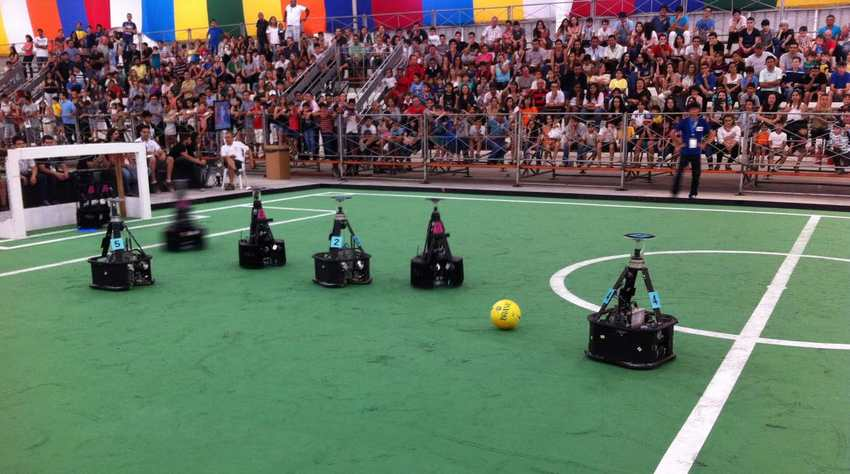
#> input picture TP_Vision/robocup.png, 850 x 474 px
$ python test.py
#> lines starting #> are read from the running program, lines starting #| are printed output that depends on the picture; after the words box and inside, x2 and y2 are one past the last pixel; in counts of white or black regions, pixels touching at a corner belong together
import cv2
print(cv2.__version__)
import numpy as np
img = cv2.imread("robocup.png")
#> img is the input picture: shape (474, 850, 3); mean B, G, R 95.4, 111.4, 99.1
#cv2.imshow('RoboCup␣image', img)
cv2.waitKey(0)
img = cv2.cvtColor(img, cv2.COLOR_BGR2RGB)
B, G, R = cv2.split(img)
blue_img = cv2.merge([B, np.zeros_like(B), np.zeros_like(B)])
# [8 lines of commented-out code are left out]

imagehsv = cv2.cvtColor(img, cv2.COLOR_BGR2HSV)
#> imagehsv: shape (474, 850, 3); mean H, S, V 85.7, 93.3, 126.9
H, S, V = cv2.split(imagehsv)
# [5 lines of commented-out code are left out]
cv2.waitKey(0)

hauteur = img.shape[0]
#> hauteur = 474
largeur = img.shape[1]
#> largeur = 850

#Filtre Jaune
lower_yellow = np.array([80, 100, 100]) #code hsv
upper_yellow = np.array([100,255,255])
imagemaskyellow = cv2.inRange(imagehsv, lower_yellow, upper_yellow)
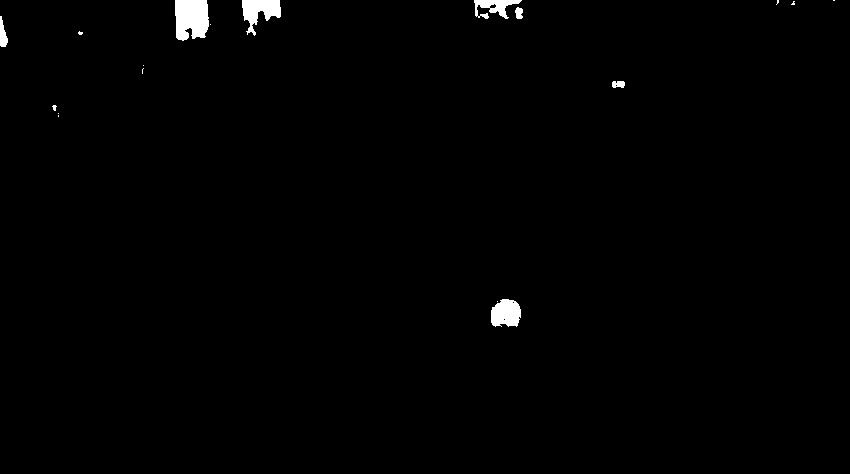
#> imagemaskyellow: shape (474, 850); 0.86% white; 18 white regions (11 under 20 px), largest, box (x1, y1, x2, y2) and area: (175, 0, 209, 41) 1202, (242, 0, 281, 36) 754, (491, 299, 521, 327) 678
yellow_filtered_img = cv2.bitwise_and(img, img, mask=imagemaskyellow)
#cv2.imshow("Image␣Masque␣Jaune", yellow_filtered_img)
cv2.waitKey(0)

image_jaune = np.zeros((hauteur, largeur, 3), dtype=np.uint8)
image_jaune[:, :, 1] = 255
image_jaune[:, :, 2] = 255

yellow_filtered_img = cv2.bitwise_and(image_jaune, image_jaune, mask=imagemaskyellow)
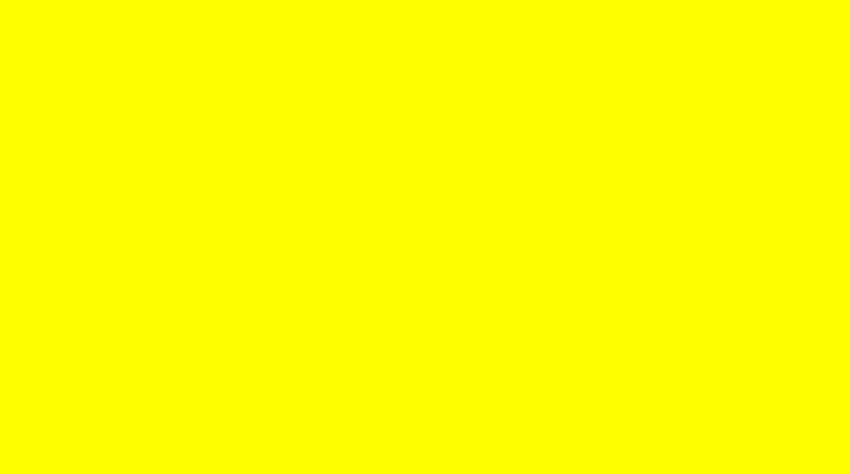
#> image_jaune: shape (474, 850, 3); mean of channels 0, 1, 2 0, 255, 255; drawn as B, G, R
#cv2.imshow("Image jaune", yellow_filtered_img)

#Filtre Vert
lower_green = np.array([35, 50, 50])
upper_green = np.array([85,255,255])
imagemaskgreen = cv2.inRange(imagehsv, lower_green, upper_green)
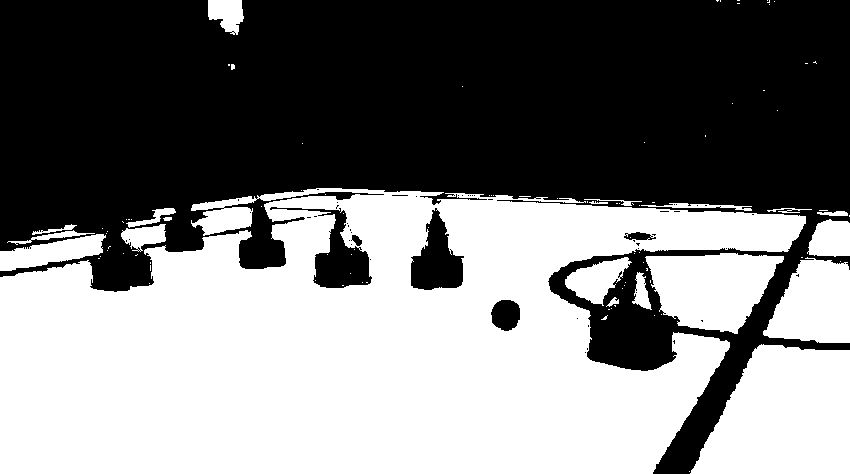
#> imagemaskgreen: shape (474, 850); 49% white; 99 white regions (78 under 20 px), largest, box (x1, y1, x2, y2) and area: (0, 188, 806, 474) 159540, (690, 344, 850, 474) 16015, (645, 253, 784, 334) 7708
green_filtered_img = cv2.bitwise_and(img, img, mask=imagemaskgreen)
#cv2.imshow("Image␣Masque␣Vert", green_filtered_img)
cv2.waitKey(0)
# Créer une image vide avec une couleur verte

image_verte = np.zeros((hauteur, largeur, 3), dtype=np.uint8)
image_verte[:, :, 1] = 255  # Canal vert à 255 (vert pur)
green_filtered_img = cv2.bitwise_and(image_verte, image_verte, mask=imagemaskgreen)
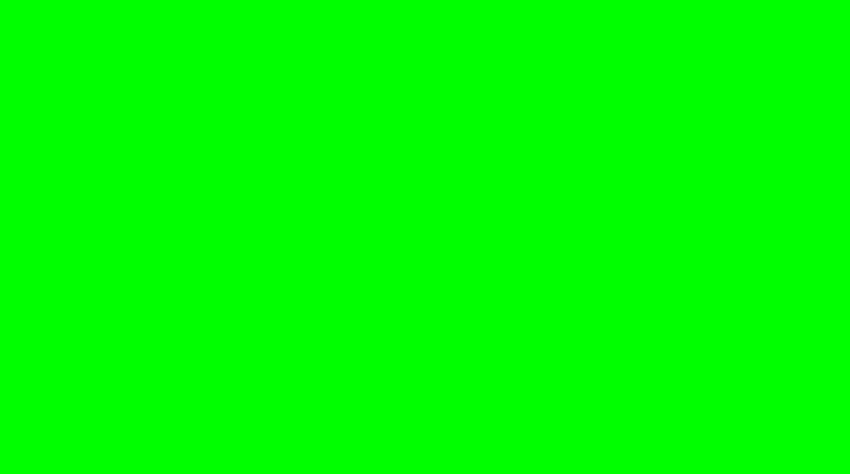
#> image_verte: shape (474, 850, 3); mean of channels 0, 1, 2 0, 255, 0; drawn as B, G, R

# Afficher l'image verte
#cv2.imshow("Image verte", green_filtered_img)
#Filtre Bleu

lower_blue = np.array([0, 0, 0])
upper_blue = np.array([179,255,30])
imagemaskblue = cv2.inRange(imagehsv, lower_blue, upper_blue)
#> imagemaskblue: shape (474, 850); 6.3% white; 1194 white regions (1028 under 20 px), largest, box (x1, y1, x2, y2) and area: (22, 170, 118, 257) 2958, (588, 321, 675, 370) 2763, (411, 250, 463, 289) 1272
blue_filtered_img = cv2.bitwise_and(img, img, mask=imagemaskblue)
cv2.waitKey(0)

image_bleu = np.zeros((hauteur, largeur, 3), dtype=np.uint8)
image_bleu[:, :, 0] = 255
blue_filtered_img = cv2.bitwise_and(image_bleu, image_bleu, mask=imagemaskblue)
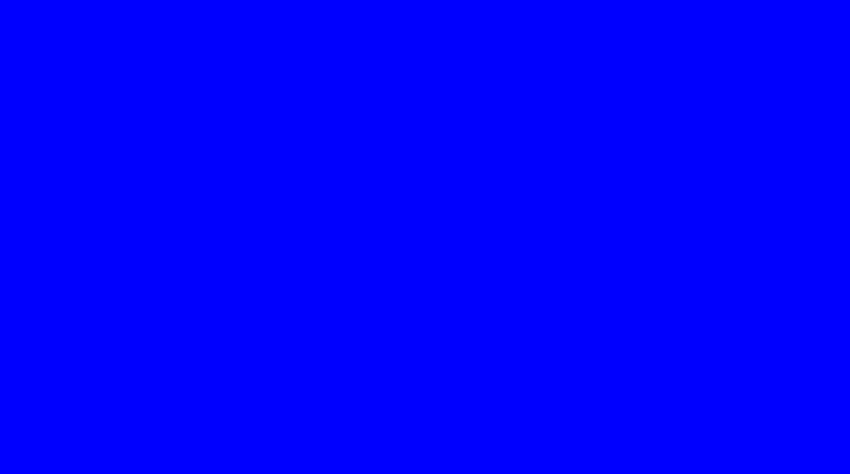
#> image_bleu: shape (474, 850, 3); mean of channels 0, 1, 2 255, 0, 0; drawn as B, G, R
#cv2.imshow("Image bleu", blue_filtered_img)

#Filtre bleu+vert+jaune
alpha1 = 1
alpha2 = 1
alpha3 = 1
composite_image = cv2.addWeighted(blue_filtered_img, alpha1, green_filtered_img, alpha2, 0.0)
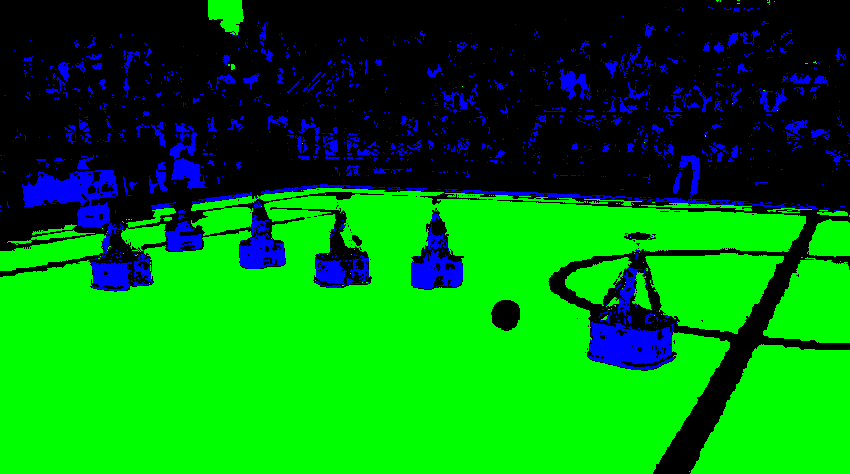
#> composite_image: shape (474, 850, 3); mean of channels 0, 1, 2 16.1, 125.1, 0; drawn as B, G, R
composite_image = cv2.addWeighted(composite_image, 1.0, yellow_filtered_img, alpha3, 0.0)
cv2.imshow("Image filtrée", composite_image)
img = cv2.imread("robocup.png")
#cv2.imshow('RoboCup␣image', img)
cv2.waitKey(0)
#img = cv2.cvtColor(img, cv2.COLOR_BGR2RGB)
#TRANSFORMATIONS MANUELLES D’UNE IMAGE
height = img.shape[0]
#> height = 474
width = img.shape[1]
#> width = 850
channels = img.shape[2]
#> channels = 3
imgTransform = img
for x in range(0, (int)(width)):
    for y in range (0, (int)(height)):
        imgTransform[y,x][0] *= 0.5
        imgTransform[y,x][1] *= 0.5
        imgTransform[y,x][2] *= 0.5
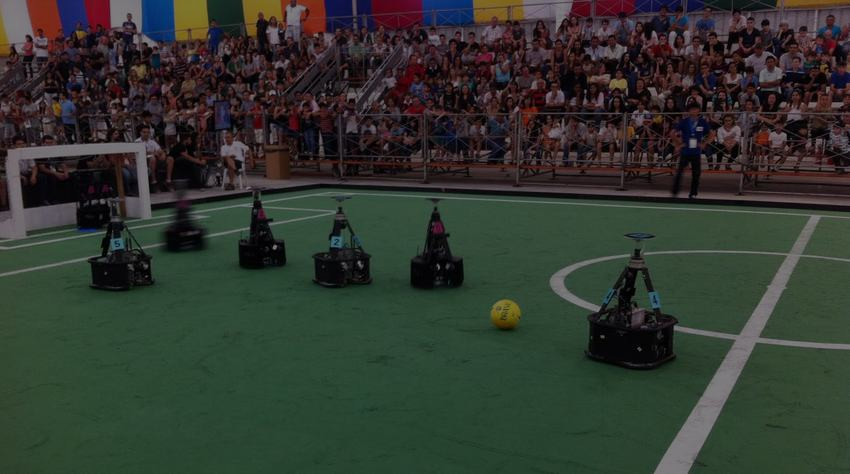
#> imgTransform: shape (474, 850, 3); mean B, G, R 47.4, 55.5, 49.3
# [5 lines of commented-out code are left out]
cv2.imshow("Transformation_manuelle_de_l’image", imgTransform)
##
### Définir le centre et le rayon du cercle
##centre_x, centre_y = width // 2, height // 2
##rayon = min(width, height) // 4  # Par exemple, un quart de la plus petite dimension de l'image
##
### Couleur du cercle (rouge) et facteur de transparence
# [15 lines of commented-out code are left out]
cv2.waitKey(0)
